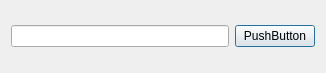
<?xml version="1.0" encoding="UTF-8"?>
<ui version="4.0">
 <class>Dialog</class>
 <widget class="QDialog" name="Dialog">
  <property name="geometry">
   <rect>
    <x>0</x>
    <y>0</y>
    <width>326</width>
    <height>73</height>
   </rect>
  </property>
  <property name="windowTitle">
   <string>Dialog</string>
  </property>
  <layout class="QHBoxLayout" name="horizontalLayout">
   <item>
    <widget class="QLineEdit" name="lineEdit">
     <property name="echoMode">
      <enum>QLineEdit::Password</enum>
     </property>
    </widget>
   </item>
   <item>
    <widget class="QPushButton" name="pushButton">
     <property name="text">
      <string>PushButton</string>
     </property>
    </widget>
   </item>
  </layout>
 </widget>
 <layoutdefault spacing="6" margin="11"/>
 <resources/>
 <connections/>
</ui>
